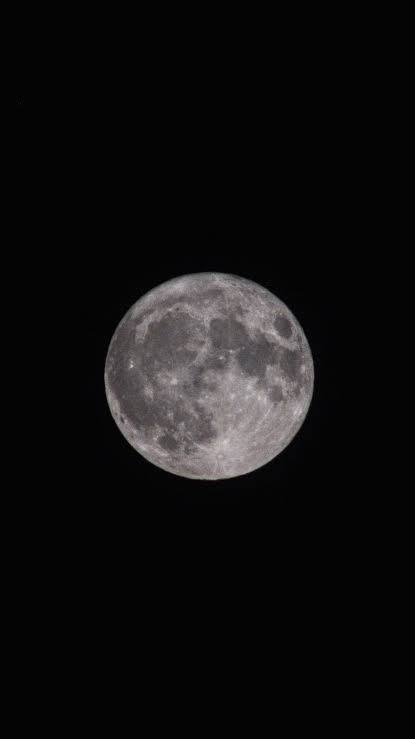
#> input picture img/lua.jpg, 415 x 739 px, found by its file name
$ python histogram_rgb.py
#> lines starting #> are read from the running program, lines starting #| are printed output that depends on the picture
# Create a histogram of an image in RGB color space using OpenCV and Matplotlib

import cv2
import matplotlib.pyplot as plt

img = cv2.imread('img/lua.jpg')
#> img is the input picture: shape (739, 415, 3); mean B, G, R 16.4, 16.2, 17

img_rgb = cv2.cvtColor(img, cv2.COLOR_BGR2RGB)

colors = ('red', 'green', 'blue')

for i, col in enumerate(colors):
    hist = cv2.calcHist([img_rgb], [i], None, [256], [0, 256])
    plt.plot(hist, color=col)
    plt.xlim([0, 256])

    plt.plot(hist, color=col)

plt.title('Histogram RGB')
plt.xlabel('Pixel Value')
plt.ylabel('Frequency')

plt.show()
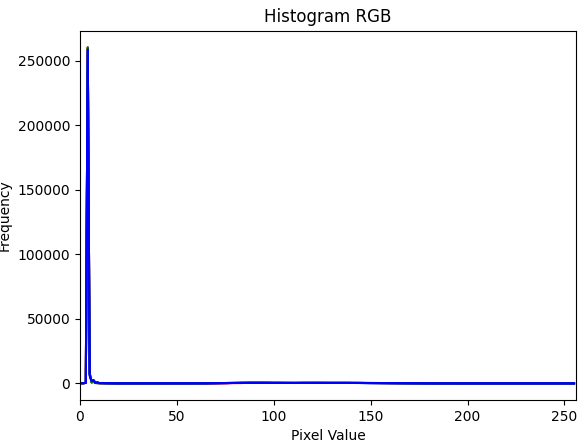
#> figure drawn by matplotlib, 1 panel; curve peaks at x = 4, y = 259914; curve peaks at x = 4, y = 259914; curve peaks at x = 4, y = 260149
